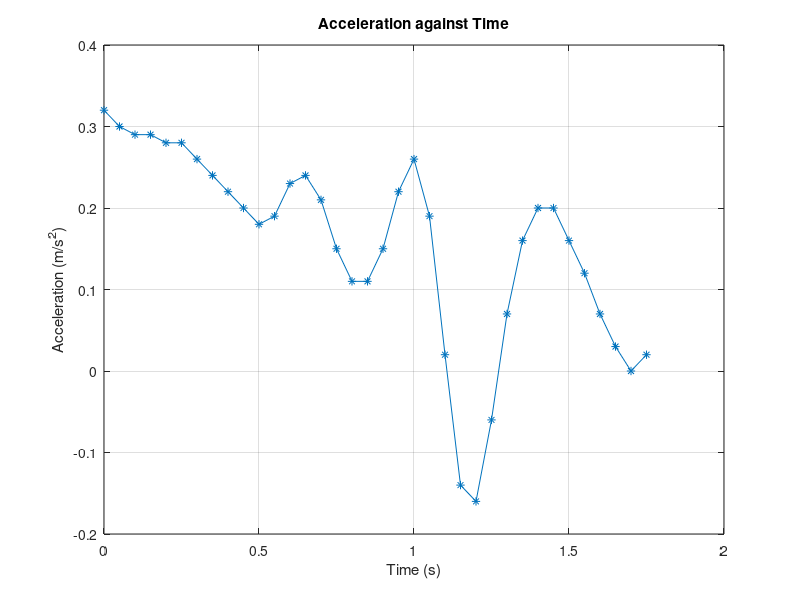
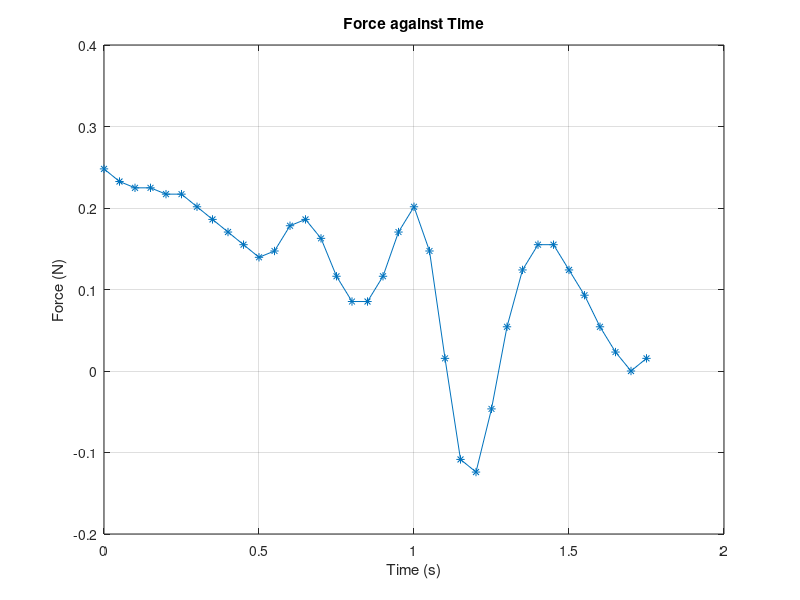
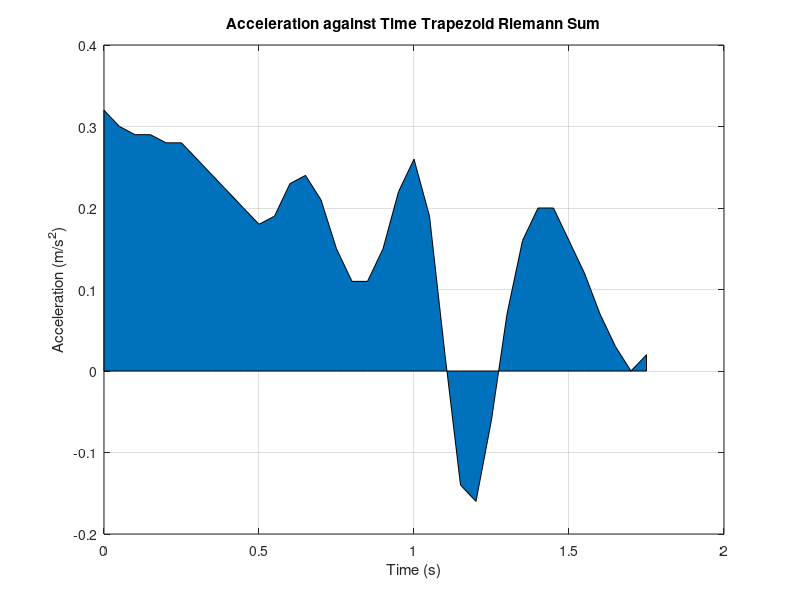

These figures' MATLAB source, in order: (Note: this script raises an error after producing the figures.)
close all

%% Variables and Formulas
acceleration = [0.32 0.3 0.29 0.29 0.28 0.28 0.26 0.24 0.22 0.2 0.18 0.19 0.23 0.24 0.21 0.15 0.11 0.11 0.15 0.22 0.26 0.19 0.02 -0.14 -0.16 -0.06 0.07 0.16 0.2 0.2 0.16 0.12 0.07 0.03 0 0.02];
    
time = [0 0.05 0.1 0.15 0.2 0.25 0.3 0.35 0.4 0.45 0.5 0.55 0.6 0.65 0.7 0.75 0.8 0.85 0.9 0.95 1 1.05 1.1 1.15 1.2 1.25 1.3 1.35 1.4 1.45 1.5 1.55 1.6 1.65 1.7 1.75];

mass = 0.775;

force = acceleration * mass;

%% Acceleration against Plot
figure
plot(time,acceleration,'-*')
grid on
title('Acceleration against Time');
xlabel('Time (s)');
ylabel('Acceleration (m/s^2)');

%% Force against Time Plot
figure
plot(time,force,'-*')
grid on
title('Force against Time');
xlabel('Time (s)');
ylabel('Force (N)');

%% Acceleration against Time Trapezoid Riemann Sum Plot
figure
plot(time,acceleration,'-*')
area(time,acceleration);
grid on
title('Acceleration against Time Trapezoid Riemann Sum');
xlabel('Time (s)');
ylabel('Acceleration (m/s^2)');

xverts = [time(0.5:end-0.5); time(0.5:end-0.5); time(0.5:end); time(0.5:end)];
yverts = [zeros(1,36); acceleration(0.5:end-0.5); acceleration(0.5:end); zeros(1,36)];
p = patch(xverts,yverts,'b','LineWidth',0.5);

%% Velocity against Time Plot
cvelocity = cumtrapz(acceleration);
vtTable = table(time,cvelocity,'VariableNames',{'Time','Cumulative Velocity'});

figure
plot(time,cvelocity,'-*')
grid on
title('Velocity against Time');
xlabel('Time (s)');
ylabel('Velocity (m/s)');




